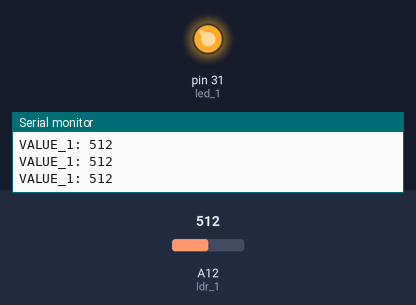
The sketch below on a simulated Arduino Mega 2560, built with avr-gcc and run on an emulated ATmega2560. On the bench: output pins drawn as LEDs (lit = HIGH), the last lines printed to the serial monitor. Inputs (shaded band) come from the test bench; at power-on: A12 (ldr_1) = 512.

Above: at 1.2 s.
1.3 s: A12 (ldr_1) set to 318
2.8 s: A12 (ldr_1) set to 284
At 4.2 s:
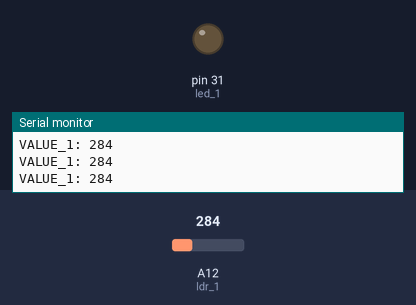
4.5 s: A12 (ldr_1) set to 306
At 5.6 s:
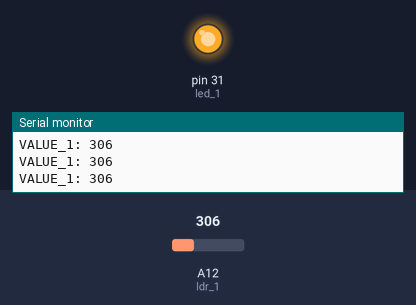
6.0 s: A12 (ldr_1) set to 290
At 6.8 s:
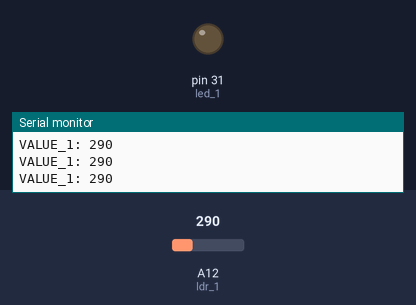
Timing chart, 0 to 8.5 s (numbered marks = the images above; inputs shaded):
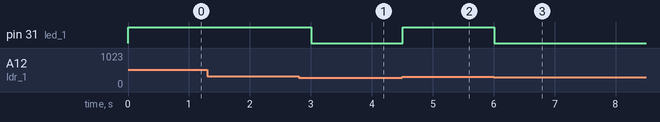

The sketch:

working_photoresistor.ino
```cpp
// initializing LDR
int ldr_1 = A12 ;

// initializing LED
int led_1 = 31;

// initizlizing 'value' variable
int value_1 = 0;

void setup() {
  Serial.begin(9600);
  pinMode(ldr_1, INPUT);
  pinMode(led_1, OUTPUT);
}
void loop() {

  //LDR-LED Circuit1
  value_1 = analogRead(ldr_1);
  if (value_1 >= 300){
    digitalWrite(led_1, HIGH);
  }
  if (value_1 < 300){
    digitalWrite(led_1, LOW);
  }
  Serial.print("VALUE_1: ");
  Serial.println(value_1);

  Serial.println("");

  delay(250);
}
```

Measured:
- the behaviour switches between 300 and 299 on A12 (ldr_1) (found by bisection; images 0 and 1)
- after the input at 2.8 s, pin 31 (led_1): HIGH → LOW after 0.21 s
- after the input at 4.5 s, pin 31 (led_1): LOW → HIGH at once
- after the input at 6.0 s, pin 31 (led_1): HIGH → LOW at once
